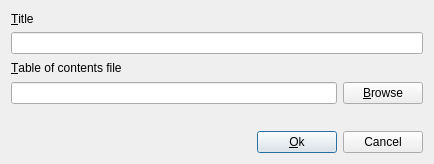
<ui version="4.0" >
 <class>toHelpAddFileUI</class>
 <widget class="QDialog" name="toHelpAddFileUI" >
  <property name="geometry" >
   <rect>
    <x>0</x>
    <y>0</y>
    <width>434</width>
    <height>164</height>
   </rect>
  </property>
  <property name="windowTitle" >
   <string>Add help directory</string>
  </property>
  <layout class="QGridLayout" >
   <property name="leftMargin" >
    <number>11</number>
   </property>
   <property name="topMargin" >
    <number>11</number>
   </property>
   <property name="rightMargin" >
    <number>11</number>
   </property>
   <property name="bottomMargin" >
    <number>11</number>
   </property>
   <property name="horizontalSpacing" >
    <number>6</number>
   </property>
   <property name="verticalSpacing" >
    <number>6</number>
   </property>
   <item row="3" column="0" colspan="2" >
    <widget class="QLineEdit" name="Filename" />
   </item>
   <item row="3" column="2" >
    <widget class="QPushButton" name="Browse" >
     <property name="text" >
      <string>&amp;Browse</string>
     </property>
    </widget>
   </item>
   <item row="1" column="0" colspan="3" >
    <widget class="QLineEdit" name="Root" />
   </item>
   <item row="4" column="0" colspan="3" >
    <widget class="Line" name="Line1" />
   </item>
   <item row="5" column="0" >
    <spacer>
     <property name="orientation" >
      <enum>Qt::Horizontal</enum>
     </property>
     <property name="sizeType" >
      <enum>QSizePolicy::Expanding</enum>
     </property>
     <property name="sizeHint" >
      <size>
       <width>20</width>
       <height>20</height>
      </size>
     </property>
    </spacer>
   </item>
   <item row="5" column="2" >
    <widget class="QPushButton" name="PushButton2_2" >
     <property name="text" >
      <string>Cancel</string>
     </property>
    </widget>
   </item>
   <item row="5" column="1" >
    <widget class="QPushButton" name="OkButton" >
     <property name="text" >
      <string>&amp;Ok</string>
     </property>
     <property name="default" >
      <bool>true</bool>
     </property>
    </widget>
   </item>
   <item row="2" column="0" colspan="3" >
    <widget class="QLabel" name="TextLabel1_2" >
     <property name="text" >
      <string>&amp;Table of contents file</string>
     </property>
     <property name="wordWrap" >
      <bool>false</bool>
     </property>
     <property name="buddy" >
      <cstring>Root</cstring>
     </property>
    </widget>
   </item>
   <item row="0" column="0" colspan="3" >
    <widget class="QLabel" name="TextLabel1" >
     <property name="text" >
      <string>&amp;Title</string>
     </property>
     <property name="wordWrap" >
      <bool>false</bool>
     </property>
     <property name="buddy" >
      <cstring>Root</cstring>
     </property>
    </widget>
   </item>
  </layout>
 </widget>
 <tabstops>
  <tabstop>Root</tabstop>
  <tabstop>Filename</tabstop>
  <tabstop>Browse</tabstop>
  <tabstop>OkButton</tabstop>
  <tabstop>PushButton2_2</tabstop>
 </tabstops>
 <resources/>
 <connections>
  <connection>
   <sender>OkButton</sender>
   <signal>clicked()</signal>
   <receiver>toHelpAddFileUI</receiver>
   <slot>accept()</slot>
   <hints>
    <hint type="sourcelabel" >
     <x>20</x>
     <y>20</y>
    </hint>
    <hint type="destinationlabel" >
     <x>20</x>
     <y>20</y>
    </hint>
   </hints>
  </connection>
  <connection>
   <sender>PushButton2_2</sender>
   <signal>clicked()</signal>
   <receiver>toHelpAddFileUI</receiver>
   <slot>reject()</slot>
   <hints>
    <hint type="sourcelabel" >
     <x>20</x>
     <y>20</y>
    </hint>
    <hint type="destinationlabel" >
     <x>20</x>
     <y>20</y>
    </hint>
   </hints>
  </connection>
  <connection>
   <sender>Browse</sender>
   <signal>clicked()</signal>
   <receiver>toHelpAddFileUI</receiver>
   <slot>browse()</slot>
   <hints>
    <hint type="sourcelabel" >
     <x>20</x>
     <y>20</y>
    </hint>
    <hint type="destinationlabel" >
     <x>20</x>
     <y>20</y>
    </hint>
   </hints>
  </connection>
  <connection>
   <sender>Root</sender>
   <signal>textChanged(QString)</signal>
   <receiver>toHelpAddFileUI</receiver>
   <slot>valid()</slot>
   <hints>
    <hint type="sourcelabel" >
     <x>20</x>
     <y>20</y>
    </hint>
    <hint type="destinationlabel" >
     <x>20</x>
     <y>20</y>
    </hint>
   </hints>
  </connection>
  <connection>
   <sender>Filename</sender>
   <signal>textChanged(QString)</signal>
   <receiver>toHelpAddFileUI</receiver>
   <slot>valid()</slot>
   <hints>
    <hint type="sourcelabel" >
     <x>20</x>
     <y>20</y>
    </hint>
    <hint type="destinationlabel" >
     <x>20</x>
     <y>20</y>
    </hint>
   </hints>
  </connection>
 </connections>
</ui>
